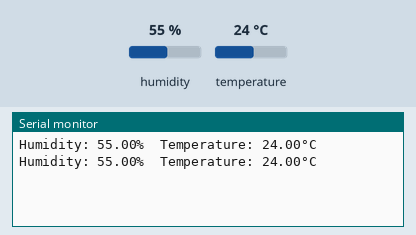
Bench run of a sketch on a simulated Arduino Uno, built with avr-gcc and run on an emulated ATmega328P. Shown: the last lines printed to the serial monitor. The inputs (shaded band) are chosen by the test bench; at power-on: humidity 55 %, temperature 24 °C.

Above: at 4.8 s.
4.9 s: humidity set to 22 %
At 6.4 s:
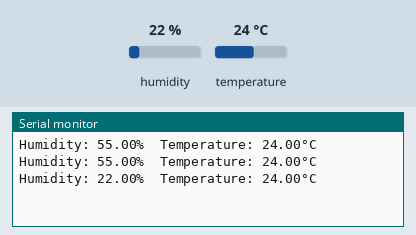
7.9 s: temperature set to 12 °C
At 8.8 s:
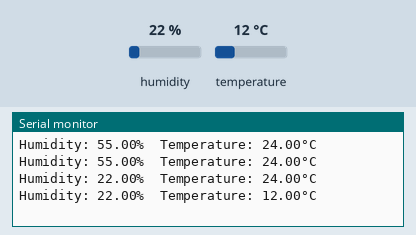
10.9 s: humidity set to 40 %
At 12.5 s:
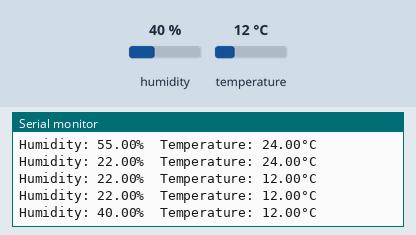
Timing chart, 0 to 14.0 s (numbered marks = the images above; inputs shaded):
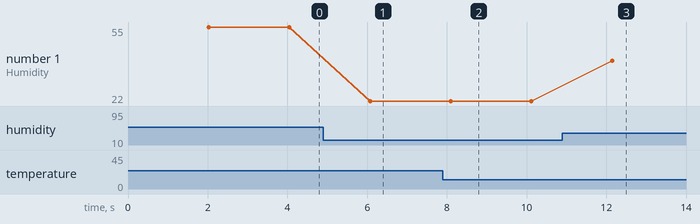

The sketch:

DHT11_serial_monitor.ino
```cpp
// DHT11 (temperature humidity sensor) sample code

#include "DHT.h"
DHT dht(2, DHT11); // DHT22 for DHT22/AM2302/AM2321, or DHT21 for DHT21/AM2301
    // data pin connected to pin 2

void setup() {
  Serial.begin(9600);
  dht.begin();
}

void loop() {
  delay(2000); // 2 seconds between samples
  float h = dht.readHumidity();
  float t = dht.readTemperature();
  Serial.print("Humidity: ");
  Serial.print(h);
  Serial.print("%  Temperature: ");
  Serial.print(t);
  Serial.println("°C ");
}
```

Measured:
- after the input at 4.9 s, the serial monitor: prints a new line after 1.2 s (image 1)
- after the input at 7.9 s, the serial monitor: prints a new line after 0.20 s (image 2)
- after the input at 10.9 s, the serial monitor: prints a new line after 1.2 s (image 3)
- plotted number 1: 55 → 22 after the input at 4.9 s, 22 → 40 after the input at 10.9 s
